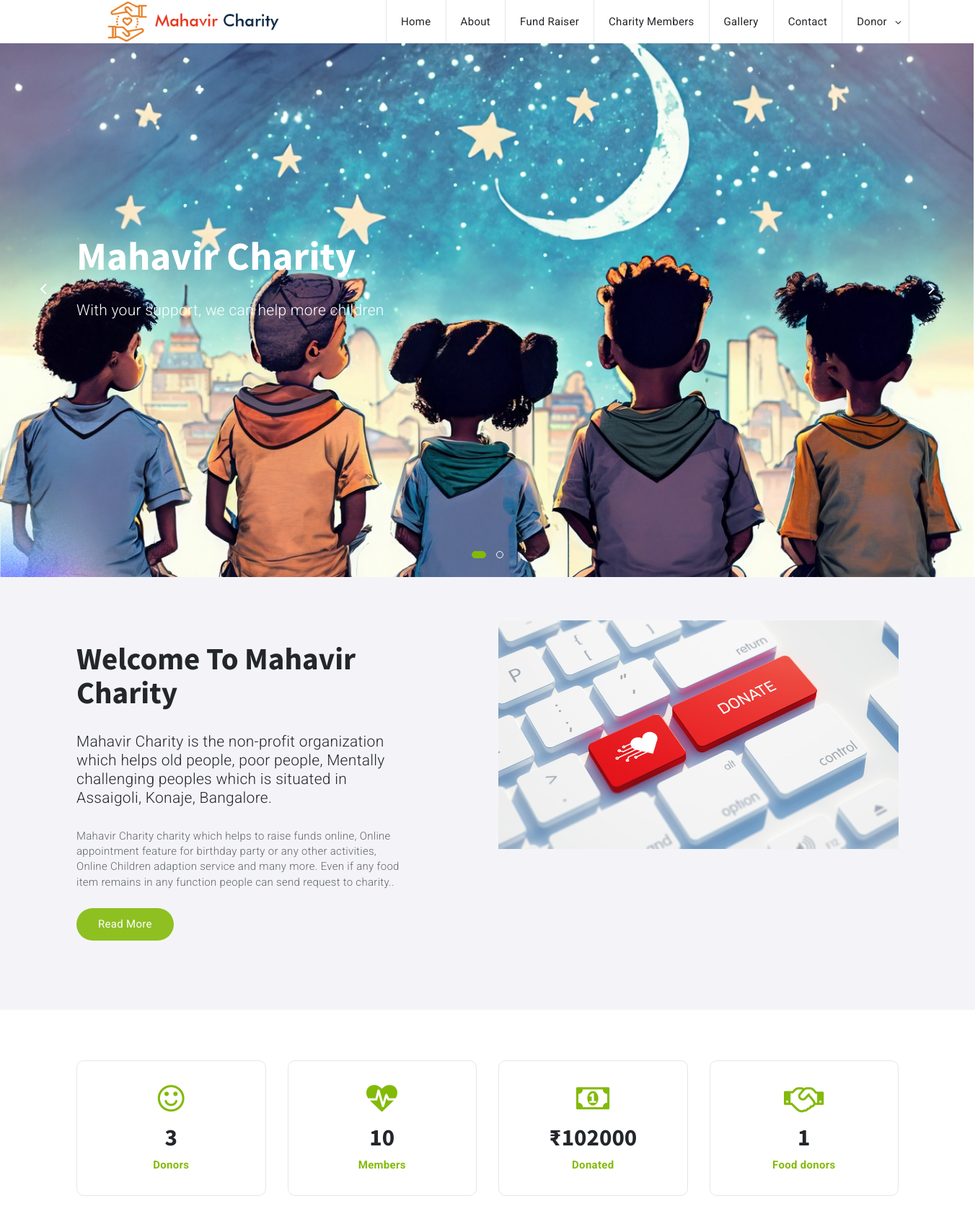
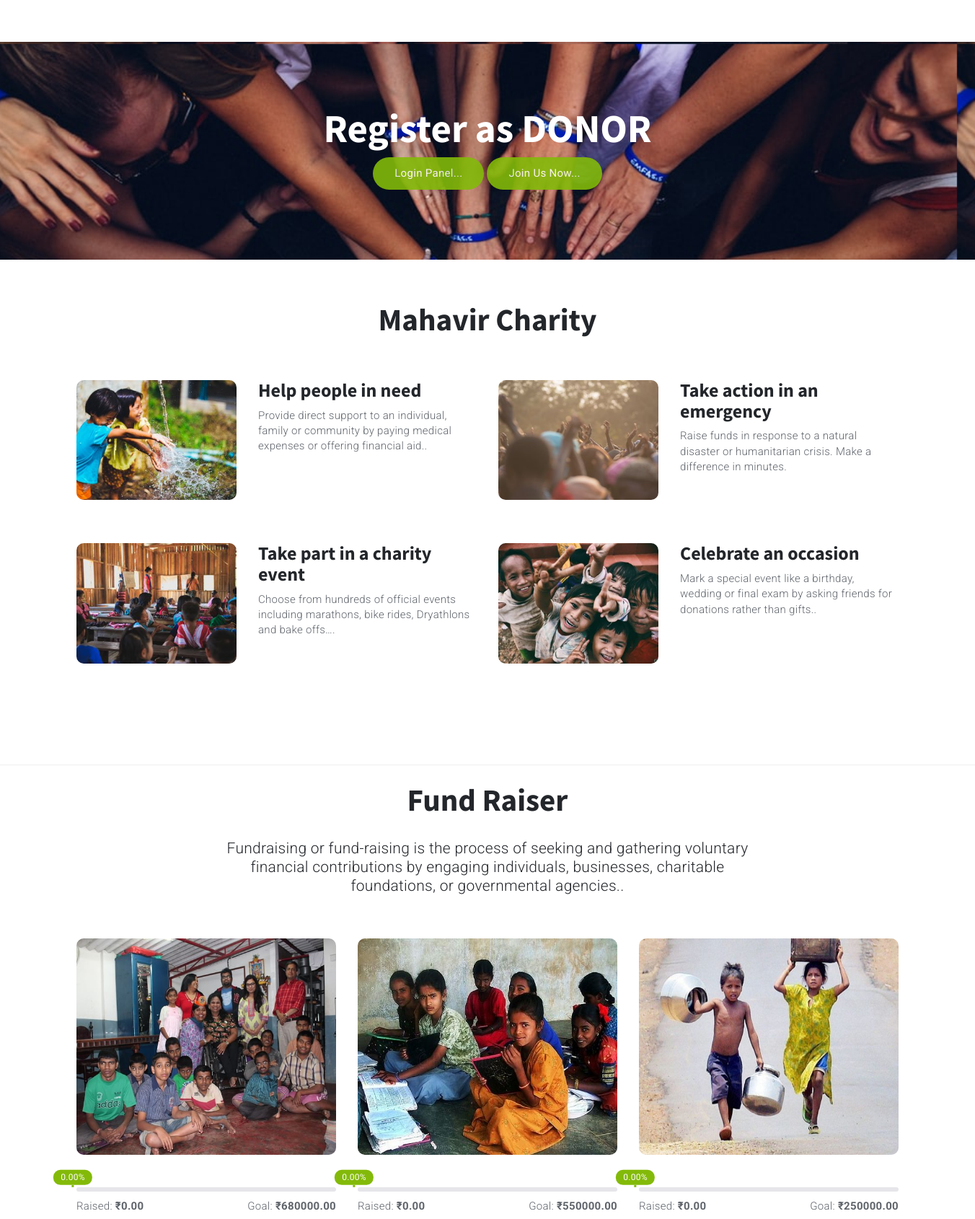
The page / (upper part) on the database its author committed (2 pictures, top to bottom).
### tables this page shows
CREATE TABLE `fund_raiser` (
  `fund_raiser_id` int(10) NOT NULL,
  `title` varchar(100) NOT NULL,
  `banner_img` varchar(100) NOT NULL,
  `fund_raiser_description` text NOT NULL,
  `fund_amount` float(10,2) NOT NULL,
  `start_date` date NOT NULL,
  `end_date` date NOT NULL,
  `status` varchar(10) NOT NULL
);

### common.class.php (called while the page is built)
<?php
class Common {
    public static function formatNumber($number,$decimalplaces) {
        return number_format((float)$number, $decimalplaces, '.', '');
    }
}
?>

### index.php (the view, shortened to what this page needs)
<?php
include("header.php");
?>
<div id="home-owl" class="owl-carousel owl-theme">
<div class="home-item">
<div class="section-bg" style="background-image: url(img/charity/img3.png);"></div>
<div class="home">
<div class="container">
<div class="row">
<div class="col-md-8">
<div class="home-content">
<h1>Mahavir Charity</h1>
<p class="lead">With your support, we can help more children</p>
</div>
</div>
</div>
</div>
</div>
</div>
</div>
</header>
<div id="about" class="section">
<div class="container">
<div class="row">
<div class="col-md-5">
<div class="section-title">
<h2 class="title">Welcome to Mahavir Charity</h2>
<p class="sub-title">Mahavir Charity is the non-profit organization which helps old people, poor people, Mentally
challenging peoples which is situated in Assaigoli, Konaje, Bangalore.</p>
</div>
<div class="about-content">
<p>Mahavir Charity charity which helps to raise funds online, Online appointment feature for birthday party or any other activities, Online
Children adaption service and many more. Even if any food item remains in any function people can send request to charity..</p>
<a href="about.php" class="primary-button">Read More</a>
</div>
</div>
<div class="col-md-offset-1 col-md-6">
<a href="about.php" class="about-video" style="height: 550px;">
<img src="img/charity/IMG_20191210_124518.jpg" alt="">
</a>
</div>
</div>
</div>
</div>
<div id="numbers" class="section">
	<div class="container">
	<div class="row">
		<div class="col-md-3 col-sm-6">
		<div class="number">
		<i class="fa fa-smile-o"></i>
		<h3>
			<?php
			$sql ="SELECT * FROM donor";
			$qsql = mysqli_query($con,$sql);
			echo mysqli_num_rows($qsql);
			?>
		</h3>
		<span>Donors</span>
		</div>
		</div>
		<div class="col-md-3 col-sm-6">
		<div class="number">
		<i class="fa fa-heartbeat"></i>
		<h3>
		<?php
		$sql ="SELECT * FROM member";
		$qsql = mysqli_query($con,$sql);
		echo mysqli_num_rows($qsql);
		?>
		</h3>
		<span>Members</span>
		</div>
		</div>
		<div class="col-md-3 col-sm-6">
		<div class="number">
		<i class="fa fa-money"></i>
		<h3><?php
		$sql ="SELECT sum(paid_amt) FROM fund_collection";
		$qsql = mysqli_query($con,$sql);
		$rs = mysqli_fetch_array($qsql);
		echo "₹".round($rs[0]);
		?></h3>
		<span>Donated</span>
		</div>
		</div>
		<div class="col-md-3 col-sm-6">
		<div class="number">
		<i class="fa fa-handshake-o"></i>
		<h3><?php
		$sql ="SELECT * FROM food_donor";
		$qsql = mysqli_query($con,$sql);
		echo mysqli_num_rows($qsql);
		?></h3>
		<span>Food donors</span>
		</div>
		</div>
	</div>
	</div>
</div>
<div id="cta" class="section">
<div class="section-bg" style="background-image: url(img/charity/downloadfile.jpg);" data-stellar-background-ratio="0.5"></div>
<div class="container">
<div class="row">
<div class="col-md-offset-2 col-md-8">
<div class="cta-content text-center">
<h1>Register as DONOR</h1>
<a href="" class="primary-button" onclick="return false" data-toggle="modal" data-target="#DonorLoginModal">Login Panel...</a>
<a href="" class="primary-button" onclick="return false" data-toggle="modal" data-target="#DonorRegisterModal">Join Us Now...</a>
</div>
</div>
</div>
</div>
</div>
<div id="events" class="section">
<div class="container">
<div class="row">
<div class="col-md-8 col-md-offset-2">
<div class="section-title text-center">
<h2 class="title">Mahavir Charity</h2>
</div>
</div>
<div class="col-md-6">
<div class="event">
<div class="event-img">
<a href="#">
<img src="img/event-1.jpg" alt="">
</a>
</div>
<div class="event-content">
<h3><a href="#">Help people in need</a></h3>
<p>Provide direct support to an individual, family or community by paying medical expenses or offering financial aid..</p>
</div>
</div>
</div>
<div class="col-md-6">
<div class="event">
<div class="event-img">
<a href="#">
<img src="img/event-2.jpg" alt="">
</a>
</div>
<div class="event-content">
<h3><a href="#">Take action in an emergency</a></h3>
<p>Raise funds in response to a natural disaster or humanitarian crisis. Make a difference in minutes.</p>
</div>
</div>
</div>
<div class="clearfix visible-md visible-lg"></div>
<div class="col-md-6">
<div class="event">
<div class="event-img">
<a href="#">
<img src="img/event-3.jpg" alt="">
</a>
</div>
<div class="event-content">
<h3><a href="#">Take part in a charity event</a></h3>
<p>Choose from hundreds of official events including marathons, bike rides, Dryathlons and bake offs….</p>
</div>
</div>
</div>
<div class="col-md-6">
<div class="event">
<div class="event-img">
<a href="#">
<img src="img/event-4.jpg" alt="">
</a>
</div>
<div class="event-content">
<h3><a href="#">Celebrate an occasion</a></h3>
<p>Mark a special event like a birthday, wedding or final exam by asking friends for donations rather than gifts..</p>
</div>
</div>
</div>
</div>
</div>
</div>
<hr>
<div id="causes" class="section" style="padding: 5px;">
<div class="container">
<div class="row">
<div class="col-md-8 col-md-offset-2">
<div class="section-title text-center">
<h2 class="title">Fund Raiser</h2>
<p class="sub-title">Fundraising or fund-raising is the process of seeking and gathering voluntary financial contributions by engaging individuals, businesses, charitable foundations, or governmental agencies..</p>
</div>
</div>
<?php
	$sql = "SELECT * FROM fund_raiser where status='Active' order by fund_raiser_id DESC  limit 3";
	$qsql = mysqli_query($con,$sql);
	while($rs = mysqli_fetch_array($qsql))
	{
$sqlfund_collection = "SELECT SUM(paid_amt) FROM fund_collection where fund_raiser_id='$rs[0]' AND status='Active'";
$qsqlfund_collection = mysqli_query($con,$sqlfund_collection);
$rsfund_collection = mysqli_fetch_array($qsqlfund_collection);
 $perc = ($rsfund_collection[0] * 100 / $rs['fund_amount'])
?>
<div class="col-md-4">
	<div class="causes">
		<div class="causes-img">
		<a href="funraiserdetailed.php?fund_raiser_id=<?php echo $rs[0]; ?>">
		<?php
		if($rs['banner_img'] == "")
		{
			echo "<img src='img/no-image-icon.png' style='height: 300px;'>";
		}
		else if(file_exists("imgfundraiser/".$rs['banner_img']))
		{
			echo "<img src='imgfundraiser/".$rs['banner_img']. "'  style='height: 300px;'>";
		}
		else
		{
			echo "<img src='img/no-image-icon.png' style='height: 300px;' >";
		}
		?>
		</a>
		</div>
		<div class="causes-progress">
		<div class="causes-progress-bar">
		<div style="width: <?php echo $perc; ?>%;">
		<span><?php echo $commonclass->formatNumber($perc,2); ?>%</span>
		</div>
		</div>
		<div>
		<span class="causes-raised">Raised: <strong>₹<?php echo $commonclass->formatNumber($rsfund_collection[0],2); ?></strong></span>
		<span class="causes-goal">Goal: <strong>₹<?php echo $commonclass->formatNumber($rs['fund_amount'],2); ?></strong></span>
		</div>
		</div>
	</div>
</div>
<?php
	}
?>
</div>
</div>
</div>
<?php
include("footer.php");
?>

### rows shown on the page
fund_raiser: banner_img (picture), formatNumber "0.00", fund_amount "680000.00"
fund_raiser: banner_img (picture), formatNumber "0.00", fund_amount "550000.00"
fund_raiser: banner_img (picture), formatNumber "0.00", fund_amount "250000.00"

### other values the page prints
mysqli_num_rows($qsql) "3"
mysqli_num_rows($qsql) "10"
$rs[0] "102000"
mysqli_num_rows($qsql) "1"
